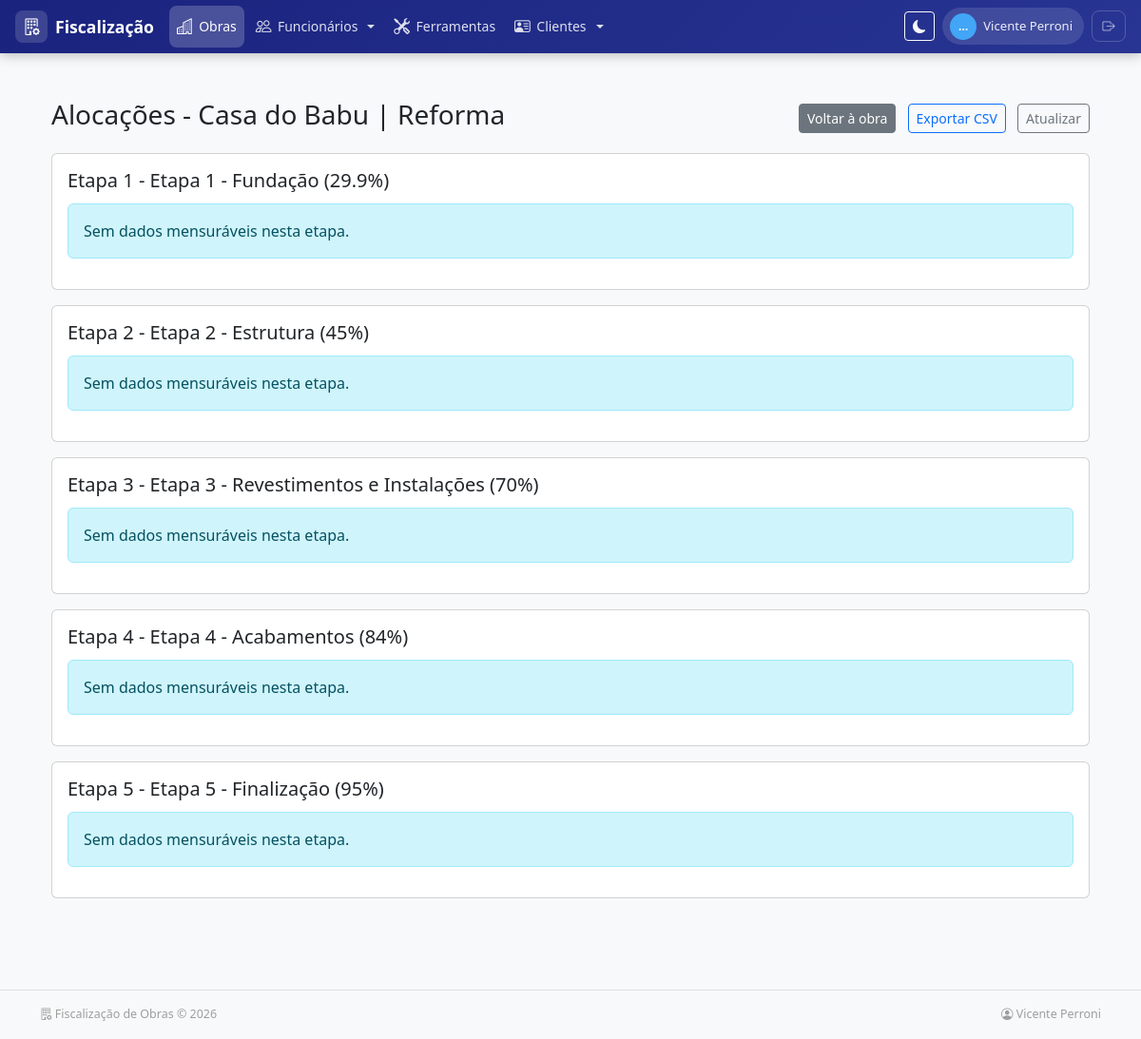
/obras/allocacoes/1/ (signed in), run on the app's committed database.
### apps/obras/models.py (models this page shows, shortened)
class Etapa(models.Model):
    obra = models.ForeignKey(
        Obra,
        on_delete=models.CASCADE,
        related_name='etapas',
        verbose_name="Obra"
    )
    ETAPA_CHOICES = [
        (1, 'Etapa 1 - Fundação (29.9%)'),
        (2, 'Etapa 2 - Estrutura (45%)'),
        (3, 'Etapa 3 - Revestimentos e Instalações (70%)'),
        (4, 'Etapa 4 - Acabamentos (84%)'),
        (5, 'Etapa 5 - Finalização (95%)'),
    ]
    numero_etapa = models.IntegerField(
        choices=ETAPA_CHOICES,
        verbose_name="Número da Etapa"
    )
    PERCENTUAIS_ETAPA = {
        1: Decimal('29.9'),
        2: Decimal('45.0'),
        3: Decimal('70.0'),
        4: Decimal('84.0'),
        5: Decimal('95.0'),
    }
    percentual_valor = models.DecimalField(
        max_digits=5,
        decimal_places=2,
        verbose_name="Percentual da Etapa"
    )
    STATUS_CHOICES = [
        ('pendente', 'Pendente'),
        ('em_andamento', 'Em andamento'),
        ('concluida', 'Concluída'),
    ]
    status = models.CharField(
        max_length=20,
        choices=STATUS_CHOICES,
        default='pendente',
        verbose_name="Status"
    )
    data_inicio = models.DateField(null=True, blank=True, verbose_name="Data de Início")
    data_termino = models.DateField(null=True, blank=True, verbose_name="Data de Término")
    concluida = models.BooleanField(default=False, verbose_name="Concluída")
    class Meta:
        verbose_name = "Etapa"
        verbose_name_plural = "Etapas"
        ordering = ['numero_etapa']
        unique_together = ['obra', 'numero_etapa']

### apps/obras/views.py (the view, shortened to what this page needs)
# urls.py: path('allocacoes/<int:pk>/', views.obra_allocations, name='obra_allocations'),
@login_required
def obra_allocations(request, pk):
    obra = get_object_or_404(Obra, pk=pk)
    etapas = obra.etapas.all().order_by('numero_etapa')
    allocations = []
    for etapa in etapas:
        detalhe = None
        try:
            if etapa.numero_etapa == 1:
                detalhe = etapa.fundacao
            elif etapa.numero_etapa == 2:
                detalhe = etapa.estrutura
            elif etapa.numero_etapa == 3:
                detalhe = etapa.instalacoes
            elif etapa.numero_etapa == 4:
                detalhe = etapa.acabamentos
            elif etapa.numero_etapa == 5:
                detalhe = etapa.finalizacao
        except Exception:
            detalhe = None
        etapa_data = {'etapa': etapa, 'allocations': None}
        if detalhe and hasattr(detalhe, 'allocations_summary'):
            etapa_data['allocations'] = detalhe.allocations_summary()
        allocations.append(etapa_data)
    field_labels = {
        'reboco_externo_m2': 'Reboco Externo (m²)',
        'reboco_interno_m2': 'Reboco Interno (m²)'
    }
    for item in allocations:
        allocs = item.get('allocations')
        if not allocs:
            continue
    context = {
        'obra': obra,
        'allocations': allocations,
        'field_labels': field_labels,
        'title': f'Alocações - {obra.nome}'
    }
    return render(request, 'obras/obra_allocations.html', context)

### apps/obras/context_processors.py (called while the page is built)
def recent_obras(request):
    try:
        obras = list(Obra.objects.filter(ativo=True).order_by('-created_at')[:6])
    except Exception:
        obras = []
    return {'recent_obras': obras}

### apps/obras/models.py (called while the page is built)
    def alive(self):
        return self.filter(deleted_at__isnull=True)

    def get_queryset(self):
        return super().get_queryset().alive()

### templates/obras/obra_allocations.html (shortened to what this page needs)
{% extends 'base.html' %}
{% block content %}
<div class="container py-4">
  <div class="d-flex justify-content-between align-items-center mb-3">
    <h3>{{ title }}</h3>
    <div>
      <a href="{% url 'obras:obra_detail' obra.pk %}" class="btn btn-sm btn-secondary">Voltar à obra</a>
      <a href="{% url 'obras:obra_allocations_csv' obra.pk %}" class="btn btn-sm btn-outline-primary ms-2">Exportar CSV</a>
      <a href="" onclick="location.reload(); return false;" class="btn btn-sm btn-outline-secondary ms-2">Atualizar</a>
    </div>
  </div>
  {% for item in allocations %}
    <div class="card mb-3">
      <div class="card-body">
        <h5>Etapa {{ item.etapa.numero_etapa }} - {{ item.etapa.get_numero_etapa_display }}</h5>
        {% if item.allocations %}
          <table class="table table-sm">
            <thead>
              <tr>
                <th>Medida</th>
                <th>Período</th>
                <th>Total</th>
                <th>Workers</th>
                <th>Por Pedreiro</th>
              </tr>
            </thead>
            <tbody>
              {% for field, data in item.allocations.items %}
                <tr>
                  <td>{{ field }}</td>
                  <td>{{ data.period_formatted.start }} — {{ data.period_formatted.end }}</td>
                  <td>{{ data.total }}</td>
                  <td>{{ data.workers }}</td>
                  <td>{{ data.per_worker }}</td>
                </tr>
                <tr>
                  <td colspan="5">
                    <strong>Breakdown:</strong>
                    {% if data.breakdown %}
                      <table class="table table-sm mt-2">
                        <thead><tr><th>Funcionário</th><th>Valor</th></tr></thead>
                        <tbody>
                          {% for b in data.breakdown %}
                            <tr>
                              <td>
                                {% if b.funcionario_id %}
                                  <a href="{% url 'funcionarios:funcionario_detail' b.funcionario_id %}">{{ b.nome }}</a>
                                {% else %}
                                  {{ b.nome }}
                                {% endif %}
                              </td>
                              <td>{{ b.value }}</td>
                            </tr>
                          {% endfor %}
                        </tbody>
                      </table>
                    {% else %}
                      <div class="alert alert-warning mb-0">Nenhum trabalhador encontrado neste período.</div>
                    {% endif %}
                  </td>
                </tr>
              {% endfor %}
            </tbody>
          </table>
        {% else %}
          <div class="alert alert-info">Sem dados mensuráveis nesta etapa.</div>
        {% endif %}
      </div>
    </div>
  {% endfor %}
</div>
{% endblock %}

### templates/base.html (shortened to what this page needs)
<!doctype html>
<html lang="pt-br">
  <head>
    <link href="https://cdn.jsdelivr.net/npm/bootstrap@5.3.2/dist/css/bootstrap.min.css" rel="stylesheet">
    <link rel="stylesheet" href="https://cdn.jsdelivr.net/npm/bootstrap-icons@1.11.3/font/bootstrap-icons.min.css">
  </head>
  <body class="bg-light" {% if user.is_authenticated %}data-server-theme="{{ request.user.profile.theme_preference }}" data-server-variant="{{ request.user.profile.theme_variant }}"{% endif %}>
    {% url 'login' as login_url %}
    <nav class="main-navbar navbar navbar-expand-lg d-none d-lg-flex">
      <div class="container-fluid px-3">
        <a class="navbar-brand-custom me-3" href="{% if user.is_authenticated %}{% url 'home' %}{% else %}/{% endif %}">
          <span class="brand-icon"><i class="bi bi-building-gear"></i></span>
          <span>Fiscalização</span>
        </a>
        {% if user.is_authenticated %}
        <ul class="navbar-nav me-auto gap-1">
          {% if nav_perms.obras %}
          <li class="nav-item">
            <a class="nav-link" href="{% url 'obras:obra_list' %}">
              <i class="bi bi-buildings"></i> Obras
            </a>
          </li>
          {% endif %}
          {% if nav_perms.funcionarios %}
          <li class="nav-item dropdown">
            <a class="nav-link dropdown-toggle" href="#" role="button" data-bs-toggle="dropdown" aria-expanded="false">
              <i class="bi bi-people"></i> Funcionários
            </a>
          </li>
          {% endif %}
          {% if nav_perms.ferramentas %}
          <li class="nav-item">
            <a class="nav-link" href="/ferramentas/">
              <i class="bi bi-tools"></i> Ferramentas
            </a>
          </li>
          {% endif %}
          {% if nav_perms.clientes %}
          <li class="nav-item dropdown">
            <a class="nav-link dropdown-toggle" href="#" role="button" data-bs-toggle="dropdown" aria-expanded="false">
              <i class="bi bi-person-vcard"></i> Clientes
            </a>
          </li>
          {% endif %}
        </ul>
        <div class="d-flex align-items-center gap-2">
          <button id="themeToggle" type="button" class="btn btn-sm btn-outline-light" title="Alternar tema (claro/escuro)">
            <i id="themeToggleIcon" class="bi bi-moon-fill"></i>
          </button>
          <div class="user-pill">
            <span class="user-avatar">{{ user.first_name|default:user.username|truncatechars:1|upper }}</span>
            {{ user.get_full_name|default:user.username }}
          </div>
          <form method="post" action="{% url 'logout' %}" class="d-inline">
            <button type="submit" class="btn-logout" title="Sair">
              <i class="bi bi-box-arrow-right"></i>
            </button>
          </form>
        </div>
        {% endif %}
      </div>
    </nav>
    <main class="container my-4">
      {% block content %}{% endblock %}
    </main>
    <footer class="main-footer">
      <div class="container d-flex flex-wrap justify-content-between align-items-center">
        <span><i class="bi bi-building-gear"></i> Fiscalização de Obras &copy; {% now "Y" %}</span>
        {% if user.is_authenticated %}
        <span><i class="bi bi-person-circle"></i> {{ user.get_full_name|default:user.username }}</span>
        {% endif %}
      </div>
    </footer>
  </body>
</html>

### templates/obras/obra_allocations.html (style rules this page uses)
.card h5 { margin-bottom: 0.75rem; }

### templates/base.html (style rules this page uses)
:root { --nav-gradient-start: #1a237e; --nav-gradient-end: #283593; --nav-hover: rgba(255,255,255,.12); --nav-active: rgba(255,255,255,.2); --accent: #42a5f5; }
.main-navbar { background: linear-gradient(135deg, var(--nav-gradient-start), var(--nav-gradient-end)); box-shadow: 0 2px 12px rgba(0,0,0,.25); padding: .35rem 0; }
.main-navbar .nav-link { color: rgba(255,255,255,.85); padding: .6rem .9rem; border-radius: .5rem; font-size: .875rem; font-weight: 500; transition: all .2s; display: flex; align-items: center; gap: .4rem; }
.main-navbar .nav-link.active, .main-navbar .nav-link-active { color: #fff; background: var(--nav-active); }
.main-navbar .nav-link .bi { font-size: 1.05rem; }
.navbar-brand-custom { color: #fff !important; font-weight: 700; font-size: 1.1rem; display: flex; align-items: center; gap: .5rem; text-decoration: none; padding: .3rem 0; }
.navbar-brand-custom .brand-icon { background: rgba(255,255,255,.15); border-radius: .5rem; width: 34px; height: 34px; display: flex; align-items: center; justify-content: center; font-size: 1.1rem; }
.user-pill { background: rgba(255,255,255,.12); border-radius: 2rem; padding: .35rem .75rem .35rem .5rem; display: flex; align-items: center; gap: .45rem; color: rgba(255,255,255,.9); font-size: .82rem; font-weight: 500; white-space: nowrap; }
.user-avatar { width: 28px; height: 28px; border-radius: 50%; background: var(--accent); display: flex; align-items: center; justify-content: center; font-weight: 700; font-size: .75rem; color: #fff; }
.btn-logout { color: rgba(255,255,255,.7); border: 1px solid rgba(255,255,255,.2); border-radius: .5rem; padding: .35rem .65rem; font-size: .82rem; text-decoration: none; background: transparent; transition: all .2s; display: flex; align-items: center; gap: .3rem; }
.main-footer { border-top: 1px solid #dee2e6; padding: 1rem 0; margin-top: 2rem; font-size: .78rem; color: #9e9e9e; }
body { min-height: 100vh; display: flex; flex-direction: column; }
main { flex: 1; }

### data on the page
Etapa: etapa.numero_etapa "1", etapa.numero_etapa "Etapa 1 - Fundação (29.9%)"
Etapa: etapa.numero_etapa "2", etapa.numero_etapa "Etapa 2 - Estrutura (45%)"
Etapa: etapa.numero_etapa "3", etapa.numero_etapa "Etapa 3 - Revestimentos e Instalações (70%)"
Etapa: etapa.numero_etapa "4", etapa.numero_etapa "Etapa 4 - Acabamentos (84%)"
Etapa: etapa.numero_etapa "5", etapa.numero_etapa "Etapa 5 - Finalização (95%)"

### other printed values
{{ user.first_name|default:user.username|truncatechars:1|upper }} "…"
{{ user.get_full_name|default:user.username }} "Vicente Perroni"
{{ title }} "Alocações - Casa do Babu | Reforma"
